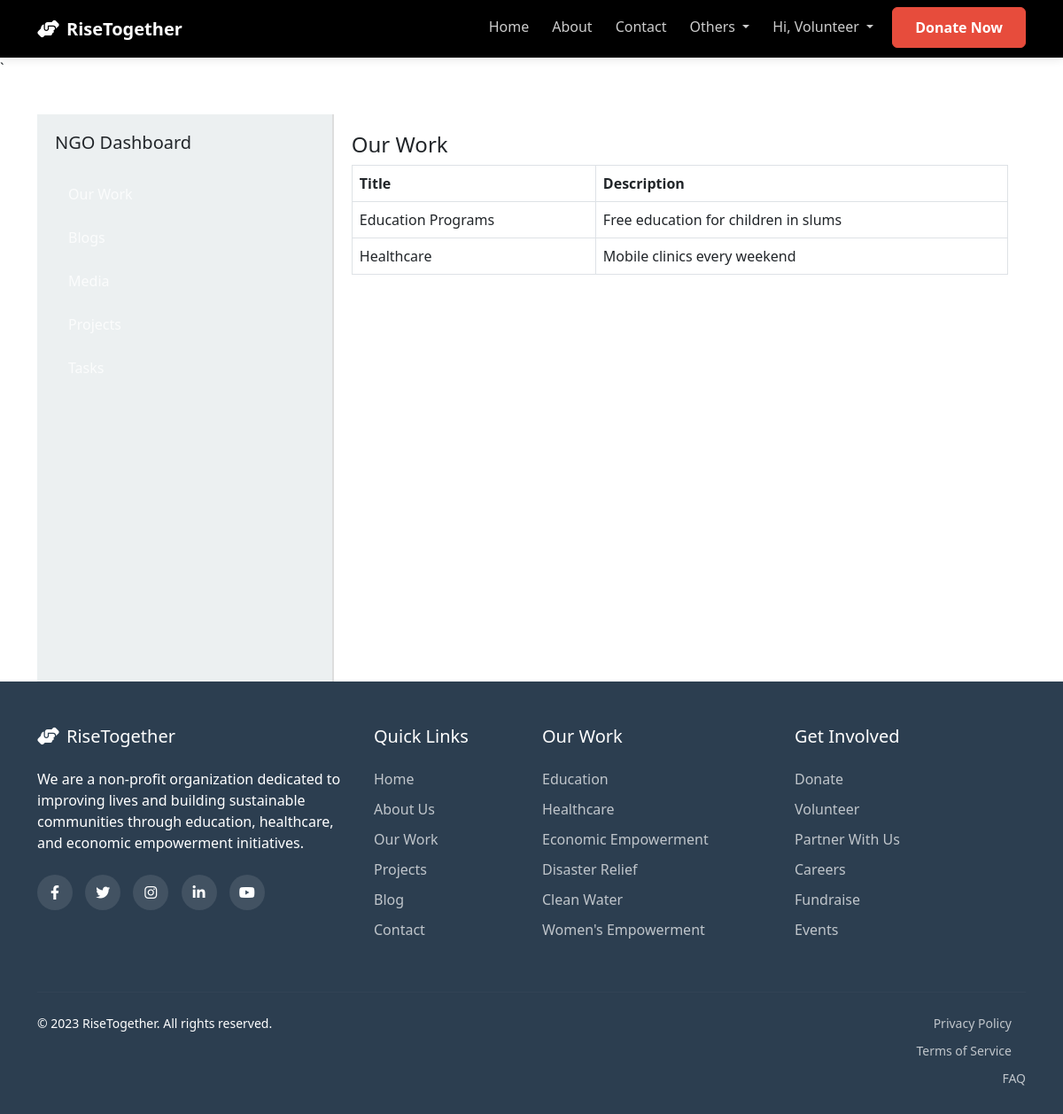
The page /task/ (signed in) on the database as committed earlier.
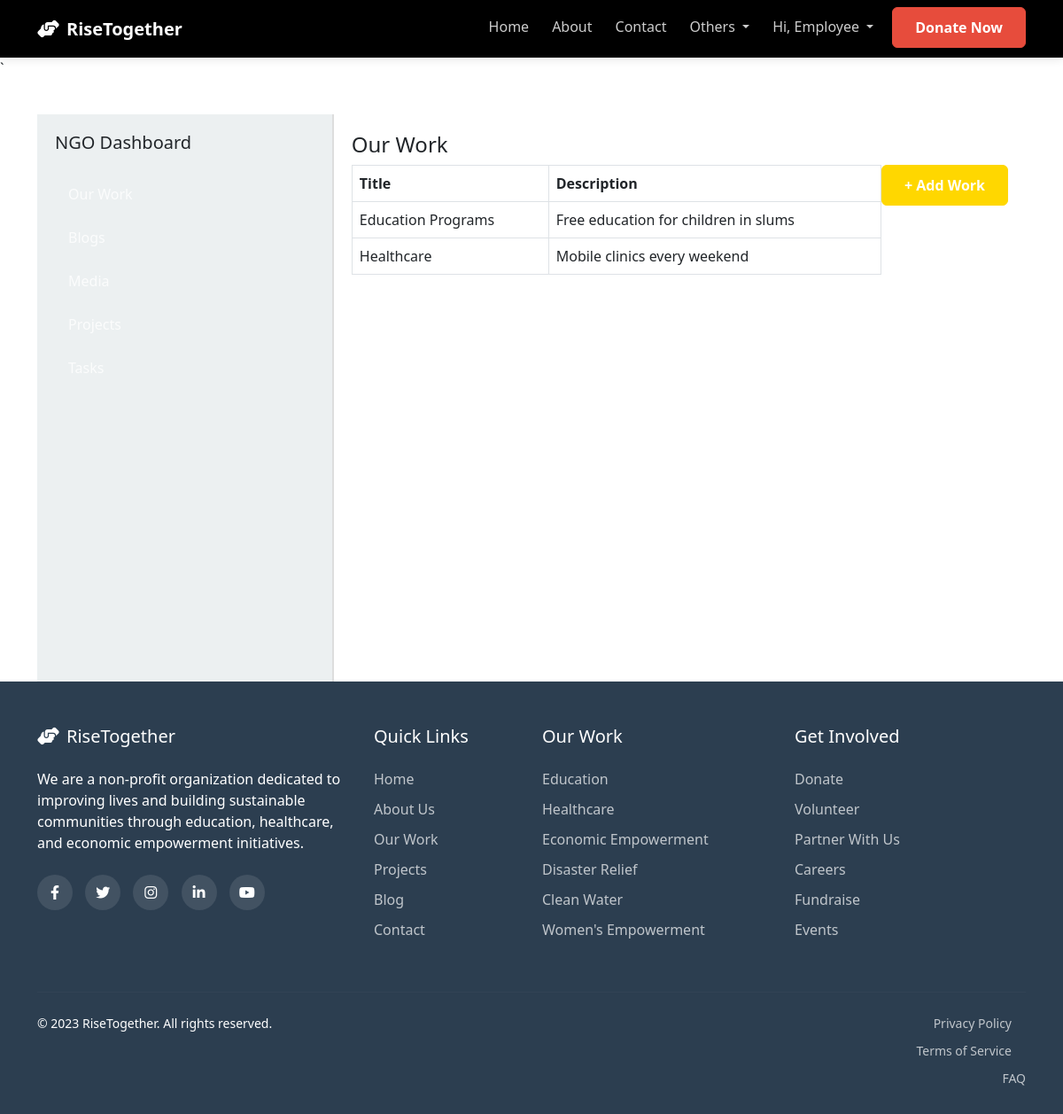
The same page on the database as committed later.
### app/models.py (models this page shows, shortened)
class User(AbstractUser):
    ROLE_CHOICES = (
        ('admin', 'Admin'),
        ('employee', 'Employee'),
        ('volunteer', 'Volunteer'),
    )
    role = models.CharField(max_length=20, choices=ROLE_CHOICES, default='volunteer')
    phone = models.CharField(max_length=15, blank=True)
    address = models.TextField(blank=True)

### app/views.py (the view)
# urls.py: path('task/', views.task, name='task'),
@login_required
def task(request):
    return render(request, 'task.html')

### app/templates/task.html (shortened to what this page needs)
{% extends 'base.html' %}
{% block content %}
<div class="container dashboard-container">
<div class="sidebar">
    <h5 class="mb-4">NGO Dashboard</h5>
    <a class="nav-link" href="#ourwork" onclick="showTab('ourwork')">Our Work</a>
    <a class="nav-link" href="#blogs" onclick="showTab('blogs')">Blogs</a>
    <a class="nav-link" href="#media" onclick="showTab('media')">Media</a>
    <a class="nav-link" href="#projects" onclick="showTab('projects')">Projects</a>
    <a class="nav-link" href="#tasks" onclick="showTab('tasks')">Tasks</a>
</div>
<div class="content-area">
    <div id="ourwork" class="tab-content">
    <h4>Our Work</h4>
    {% if user.role != 'volunteer' %}
    <a href="{% url 'add_ourwork' %}" class="btn btn-primary add-btn">+ Add Work</a>
    {% endif %}
    <div class="table-wrapper">
        <table class="table table-bordered">
        <thead><tr><th>Title</th><th>Description</th></tr></thead>
        <tbody>
            <tr><td>Education Programs</td><td>Free education for children in slums</td></tr>
            <tr><td>Healthcare</td><td>Mobile clinics every weekend</td></tr>
        </tbody>
        </table>
    </div>
    </div>
</div>
</div>
{% endblock %}

### app/templates/base.html (shortened to what this page needs)
{% load static %}
<!DOCTYPE html>
<html lang="en">
<head>
  <link href="https://cdn.jsdelivr.net/npm/bootstrap@5.3.0/dist/css/bootstrap.min.css" rel="stylesheet">
  <link rel="stylesheet" href="https://cdnjs.cloudflare.com/ajax/libs/font-awesome/6.4.0/css/all.min.css">
  <link href="{% static 'css/style.css' %}" rel="stylesheet">
</head>
<body>
  <nav class="navbar navbar-expand-lg navbar-dark sticky-top">
    <div class="container">
      <a class="navbar-brand" href="/">
        <i class="fas fa-hands-helping me-2"></i>RiseTogether
      </a>
      <div class="collapse navbar-collapse" id="navbarNav">
        <ul class="navbar-nav ms-auto">
          <li class="nav-item">
            <a class="nav-link" href="{% url 'index' %}">Home</a>
          </li>
          <li class="nav-item">
            <a class="nav-link" href="{% url 'about' %}">About</a>
          </li>
          <li class="nav-item">
            <a class="nav-link" href="{% url 'contact' %}">Contact</a>
          </li>
          <li class="nav-item dropdown">
            <a class="nav-link dropdown-toggle" href="#" id="othersDropdown" role="button" data-bs-toggle="dropdown">
              Others
            </a>
          </li>
          {% if user.is_authenticated %}
            <li class="nav-item dropdown">
              <a class="nav-link dropdown-toggle text-capitalize" href="#" id="userDropdown" role="button" data-bs-toggle="dropdown">
                Hi, {{ user.role }}
              </a>
            </li>
          {% endif %}
          <li class="nav-item">
            <a href="{% url 'donate' %}" class="btn btn-accent ms-2">Donate Now</a>
          </li>
        </ul>
      </div>
    </div>
  </nav>`
  <main id="main">
    {% block content %}{% endblock %}
  </main>
  <footer>
    <div class="container">
      <div class="row">
        <div class="col-lg-4 mb-4">
          <h5 class="mb-4"><i class="fas fa-hands-helping me-2"></i>RiseTogether</h5>
          <p>We are a non-profit organization dedicated to improving lives and building sustainable communities through
            education, healthcare, and economic empowerment initiatives.</p>
          <div class="social-icons mt-4">
            <a href="#"><i class="fab fa-facebook-f"></i></a>
            <a href="#"><i class="fab fa-twitter"></i></a>
            <a href="#"><i class="fab fa-instagram"></i></a>
            <a href="#"><i class="fab fa-linkedin-in"></i></a>
            <a href="#"><i class="fab fa-youtube"></i></a>
          </div>
        </div>
        <div class="col-lg-2 col-md-4 mb-4">
          <h5 class="mb-4">Quick Links</h5>
          <div class="footer-links">
            <a href="/">Home</a>
            <a href="{% url 'about' %}">About Us</a>
            <a href="{% url 'our_work' %}">Our Work</a>
            <a href="{% url 'projects' %}">Projects</a>
            <a href="{% url 'blogs' %}">Blog</a>
            <a href="{% url 'contact' %}">Contact</a>
          </div>
        </div>
        <div class="col-lg-3 col-md-4 mb-4">
          <h5 class="mb-4">Our Work</h5>
          <div class="footer-links">
            <a href="#education">Education</a>
            <a href="#healthcare">Healthcare</a>
            <a href="#economic">Economic Empowerment</a>
            <a href="#disaster">Disaster Relief</a>
            <a href="#water">Clean Water</a>
            <a href="#women">Women's Empowerment</a>
          </div>
        </div>
        <div class="col-lg-3 col-md-4 mb-4">
          <h5 class="mb-4">Get Involved</h5>
          <div class="footer-links">
            <a href="{% url 'donate' %}">Donate</a>
            <a href="{% url 'volunteer' %}">Volunteer</a>
            <a href="#partner">Partner With Us</a>
            <a href="#careers">Careers</a>
            <a href="#fundraise">Fundraise</a>
            <a href="#events">Events</a>
          </div>
        </div>
      </div>
      <hr class="mt-4 mb-4" style="border-color: rgba(255,255,255,0.1);">
      <div class="row">
        <div class="col-md-6 mb-3 mb-md-0">
          <p class="mb-0 small">&copy; 2023 RiseTogether. All rights reserved.</p>
        </div>
        <div class="col-md-6 text-md-end">
          <div class="footer-links d-inline">
            <a href="#privacy" class="small me-3">Privacy Policy</a>
            <a href="#terms" class="small me-3">Terms of Service</a>
            <a href="#faq" class="small">FAQ</a>
          </div>
        </div>
      </div>
    </div>
  </footer>
</body>
</html>

### app/static/css/style.css (style rules this page uses)
:root { --primary-color: black; --secondary-color: gold; --accent-color: #e74c3c; --light-color: #ecf0f1; --dark-color: #2c3e50; }
body { font-family: "Segoe UI", Tahoma, Geneva, Verdana, sans-serif; overflow-x: hidden; }
.navbar { background-color: var(--primary-color); box-shadow: 0 2px 10px rgba(0, 0, 0, 0.1); }
.navbar-brand { font-weight: 700; color: white !important; }
.nav-link { color: rgba(255, 255, 255, 0.8) !important; font-weight: 500; margin: 0 5px; transition: all 0.3s; }
.btn-primary { background-color: var(--secondary-color); border-color: var(--secondary-color); padding: 10px 25px; font-weight: 600; }
.btn-accent { background-color: var(--accent-color); border-color: var(--accent-color); color: white; padding: 10px 25px; font-weight: 600; }
footer { background-color: var(--dark-color); color: white; padding: 50px 0 20px; }
.footer-links a { color: rgba(255, 255, 255, 0.7); text-decoration: none; display: block; margin-bottom: 10px; transition: all 0.3s; }
.social-icons a { display: inline-block; width: 40px; height: 40px; background-color: rgba(255, 255, 255, 0.1); color: white; border-radius: 50%; text-align: center; line-height: 40px; margin-right: 10px; transition: all 0.3s; }

### app/templates/task.html (style rules this page uses)
.dashboard-container { display: flex; flex-wrap: wrap; margin-top: 40px; }
.sidebar { flex: 0 0 30%; max-width: 30%; background-color: var(--light-color); padding: 20px; border-right: 2px solid #ddd; min-height: 80vh; }
.content-area { flex: 0 0 70%; max-width: 70%; padding: 20px; }
.nav-link { padding: 10px; margin-bottom: 5px; display: block; border-radius: 5px; transition: background-color 0.2s ease-in-out; }
.table-wrapper { overflow-x: auto; }
.add-btn { float: right; margin-bottom: 10px; }

Rows that differ between the two databases and show on the page:
changed User: role "Volunteer" → "Employee"
Other text that changed with them:
text now shown: "+ Add Work"
